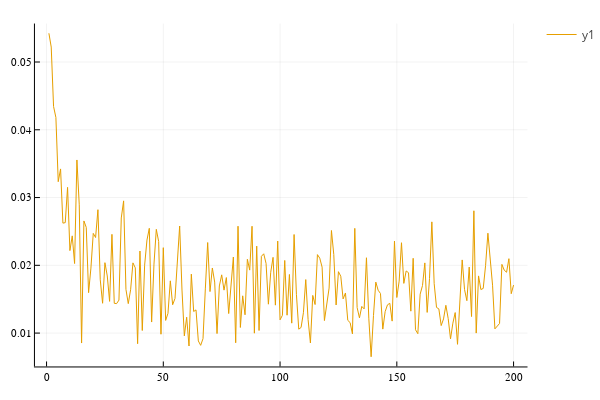

Notebook cell for this chart:
### Code cell
hc |> plot

### Figure 1 — Plotly figure (JSON) as saved in the notebook; plotly's stock layout.template omitted (floating-point values rounded to 4 significant figures; data arrays with more than 128 entries replaced by an {"elided": "..."} marker saying what was removed)
{"data": [{"colorbar": {"title": ""}, "legendgroup": "y1", "line": {"color": "rgba(230, 159, 0, 1.000)", "dash": "solid", "shape": "linear", "width": 1}, "mode": "lines", "name": "y1", "showlegend": true, "type": "scatter", "x": {"elided": "200 int values"}, "xaxis": "x", "y": {"elided": "200 float values"}, "yaxis": "y", "zmax": null, "zmin": null}], "layout": {"annotations": [], "height": 400, "legend_position": {"bgcolor": "rgba(255, 255, 255, 1.000)", "bordercolor": "rgba(0, 0, 0, 1.000)", "borderwidth": 1, "font": {"color": "rgba(0, 0, 0, 1.000)", "family": "sans-serif", "size": 11}, "title": {"font": {"color": "rgba(0, 0, 0, 1.000)", "family": "sans-serif", "size": 15}, "text": ""}, "tracegroupgap": 0, "traceorder": "normal", "x": 1, "xanchor": "auto", "y": 1, "yanchor": "auto"}, "margin": {"b": 20, "l": 0, "r": 0, "t": 20}, "paper_bgcolor": "rgba(255, 255, 255, 1.000)", "plot_bgcolor": "rgba(255, 255, 255, 1.000)", "showlegend": true, "width": 600, "xaxis": {"anchor": "y", "domain": [0.06582, 0.9934], "gridcolor": "rgba(0, 0, 0, 0.100)", "gridwidth": 0.5, "linecolor": "rgba(0, 0, 0, 1.000)", "mirror": false, "range": [-4.97, 206.0], "showgrid": true, "showline": true, "showticklabels": true, "tickangle": 0, "tickcolor": "rgb(0, 0, 0)", "tickfont": {"color": "rgba(0, 0, 0, 1.000)", "family": "sans-serif", "size": 11}, "tickmode": "array", "ticks": "inside", "ticktext": ["0", "50", "100", "150", "200"], "tickvals": [0, 50, 100, 150, 200], "title": "", "titlefont": {"color": "rgba(0, 0, 0, 1.000)", "family": "sans-serif", "size": 15}, "type": "-", "visible": true, "zeroline": false, "zerolinecolor": "rgba(0, 0, 0, 1.000)"}, "yaxis": {"anchor": "x", "domain": [0.03762, 0.9902], "gridcolor": "rgba(0, 0, 0, 0.100)", "gridwidth": 0.5, "linecolor": "rgba(0, 0, 0, 1.000)", "mirror": false, "range": [0.005076, 0.05568], "showgrid": true, "showline": true, "showticklabels": true, "tickangle": 0, "tickcolor": "rgb(0, 0, 0)", "tickfont": {"color": "rgba(0, 0, 0, 1.000)", "family": "sans-serif", "size": 11}, "tickmode": "array", "ticks": "inside", "ticktext": ["0.01", "0.02", "0.03", "0.04", "0.05"], "tickvals": [0.01, 0.02, 0.03, 0.04, 0.05], "title": "", "titlefont": {"color": "rgba(0, 0, 0, 1.000)", "family": "sans-serif", "size": 15}, "type": "-", "visible": true, "zeroline": false, "zerolinecolor": "rgba(0, 0, 0, 1.000)"}}}
